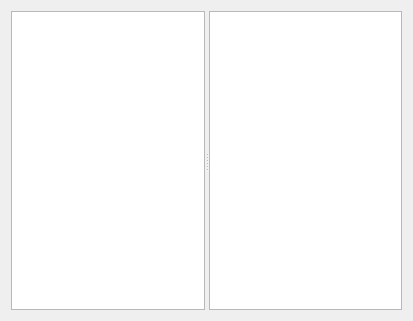
<?xml version="1.0" encoding="UTF-8"?>
<ui version="4.0">
 <class>Dialog</class>
 <widget class="QDialog" name="Dialog">
  <property name="geometry">
   <rect>
    <x>0</x>
    <y>0</y>
    <width>413</width>
    <height>321</height>
   </rect>
  </property>
  <property name="windowTitle">
   <string>Dialog</string>
  </property>
  <property name="styleSheet">
   <string notr="true"/>
  </property>
  <layout class="QHBoxLayout" name="horizontalLayout">
   <item>
    <widget class="QSplitter" name="splitter">
     <property name="orientation">
      <enum>Qt::Horizontal</enum>
     </property>
     <widget class="QTreeView" name="treeView"/>
     <widget class="QListView" name="listView"/>
    </widget>
   </item>
  </layout>
 </widget>
 <resources/>
 <connections/>
</ui>
